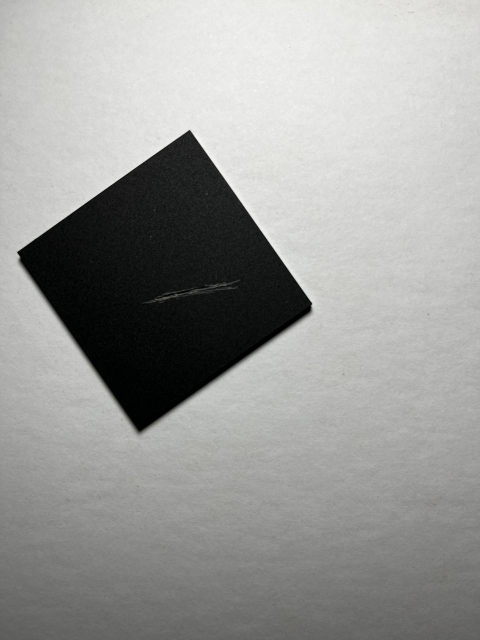
#> input picture data/Hoja/Iluminacion45/hoja45_01.jpg, 960 x 1280 px (shown at 1/2 size); its folder holds only this picture in this run
$ python -i Preprocesamiento.py   (imports and definitions only)   (older library calls are emulated)
#> lines starting #> are read from the running program, lines starting #| are printed output that depends on the picture
### src/utils_logging.py
"""
Utilidades de logging y dump de imágenes intermedias para modo --debug.

Centraliza la creación de loggers por bloque y permite escribir imágenes
de depuración en una carpeta por imagen procesada, sin contaminar los
módulos de procesamiento con código de I/O.
"""

from __future__ import annotations

import logging
from pathlib import Path
from typing import Optional

import cv2
import numpy as np

from . import config


_LOGGERS: dict[str, logging.Logger] = {}
_DEBUG_DIR: Optional[Path] = None
_DEBUG_ENABLED: bool = False


def get_logger(name: str) -> logging.Logger:
    """Devuelve (o crea) un logger por nombre con formato uniforme.

    Bloque: transversal. Usado por todos los módulos para evitar `print`.
    """
    if name in _LOGGERS:
        return _LOGGERS[name]

    logger = logging.getLogger(name)
    if not logger.handlers:
        handler = logging.StreamHandler()
        handler.setFormatter(
            logging.Formatter(config.LOG_FORMAT, datefmt=config.LOG_DATEFMT)
        )
        logger.addHandler(handler)
        logger.propagate = False
    logger.setLevel(logging.INFO)
    _LOGGERS[name] = logger
    return logger


# [12 lines left out: function set_debug, not called in this run]


def is_debug() -> bool:
    return _DEBUG_ENABLED


# [39 lines left out: functions _debug_subdir, dump_debug_image, dump_debug_plot, not called in this run]

### src/Preprocesamiento.py
"""
Bloque 2 — Preprocesamiento.

Responsabilidades:
1) Diagnosticar las condiciones de iluminación a partir del histograma
   de la imagen y, si son inadecuadas, corregirlas con CLAHE.
2) Estimar el ruido y aplicar filtro de mediana si el ruido es de tipo
   impulsivo (a lo que la mediana es óptima).

Fundamento teórico:
- Histograma: distribución de niveles de gris/luminancia. Una imagen
  subexpuesta concentra masa en niveles bajos; sobreexpuesta en altos;
  contraste pobre tiene baja desviación estándar. Estos diagnósticos
  son numéricamente simples e interpretables.
- CLAHE (Contrast Limited Adaptive Histogram Equalization, Zuiderveld
  1994): ecualización por tiles que limita la amplificación de ruido.
  Se aplica sobre el canal L de Lab para preservar la cromaticidad.
- Filtro mediana: óptimo bajo ruido impulsivo (sal y pimienta).
  Aplicar mediana cuando el ruido es gaussiano suave es contraproducente
  porque también suaviza estructuras finas (rayados). Por eso se gatilla
  sólo si el estimador (MAD del Laplaciano) supera un umbral.
"""

from __future__ import annotations

from typing import Tuple

import cv2
import numpy as np
from scipy.stats import kurtosis

from . import config
from .utils_logging import get_logger, dump_debug_image, dump_debug_plot, is_debug

_log = get_logger("preprocesamiento")


# ─── Análisis de iluminación ────────────────────────────────────────────────

def analizar_iluminacion(img_bgr: np.ndarray) -> dict:
    """Calcula histograma y diagnostica iluminación.

    Bloque: 2 (Preprocesamiento).

    Fundamento: el histograma del canal de luminancia resume globalmente
    la distribución tonal de la escena. Estadísticos sencillos (media,
    desviación, % de píxeles oscuros/claros) bastan para discriminar
    sub/sobreexposición y bajo contraste.

    Parameters
    ----------
    img_bgr : np.ndarray
        Imagen BGR uint8.

    Returns
    -------
    dict
        {diagnostico, media, std, pct_oscuros, pct_claros, requiere_correccion,
         histograma_L (lista de 256 enteros)}.
    """
    lab = cv2.cvtColor(img_bgr, cv2.COLOR_BGR2LAB)
    L = lab[:, :, 0]
    hist = cv2.calcHist([L], [0], None, [config.HIST_BINS], [0, 256]).flatten()
    total = float(L.size)

    media = float(L.mean())
    std = float(L.std())
    pct_oscuros = float((L <= config.EXPOSURE_DARK_THRESH).sum()) / total * 100.0
    pct_claros = float((L >= config.EXPOSURE_BRIGHT_THRESH).sum()) / total * 100.0

    diagnostico = "ok"
    if pct_oscuros > config.EXPOSURE_LOW_PCT and media < config.MEAN_OK_MIN:
        diagnostico = "subexpuesta"
    elif pct_claros > config.EXPOSURE_HIGH_PCT and media > config.MEAN_OK_MAX:
        diagnostico = "sobreexpuesta"
    elif std < config.STD_OK_MIN:
        diagnostico = "contraste_bajo"

    requiere_correccion = diagnostico != "ok"

    out = {
        "diagnostico": diagnostico,
        "media": round(media, 2),
        "std": round(std, 2),
        "pct_oscuros": round(pct_oscuros, 2),
        "pct_claros": round(pct_claros, 2),
        "requiere_correccion": requiere_correccion,
        "histograma_L": hist.astype(int).tolist(),
    }
    _log.info(
        "iluminación: %s (media=%.1f std=%.1f oscuros=%.1f%% claros=%.1f%%)",
        diagnostico, media, std, pct_oscuros, pct_claros,
    )
    return out


def corregir_iluminacion(img_bgr: np.ndarray, diag: dict) -> np.ndarray:
    """Aplica CLAHE sobre el canal L de Lab si el diagnóstico lo indica.

    Bloque: 2. Fundamento: CLAHE evita amplificar ruido típica de una
    ecualización global; trabajar en Lab preserva la cromaticidad.

    Si `diag["requiere_correccion"]` es False, devuelve la imagen original.
    """
    if not diag.get("requiere_correccion", False):
        return img_bgr.copy()

    lab = cv2.cvtColor(img_bgr, cv2.COLOR_BGR2LAB)
    L, a, b = cv2.split(lab)
    clahe = cv2.createCLAHE(
        clipLimit=config.CLAHE_CLIP_LIMIT,
        tileGridSize=config.CLAHE_TILE_GRID,
    )
    L_eq = clahe.apply(L)
    lab_eq = cv2.merge((L_eq, a, b))
    out = cv2.cvtColor(lab_eq, cv2.COLOR_LAB2BGR)
    _log.info("CLAHE aplicado (clip=%.1f tile=%s)",
              config.CLAHE_CLIP_LIMIT, config.CLAHE_TILE_GRID)
    return out


# ─── Estimación y reducción de ruido ────────────────────────────────────────

def estimar_ruido(img_bgr: np.ndarray) -> dict:
    """Estima sigma de ruido y detecta carácter impulsivo.

    Bloque: 2. Fundamento: la magnitud del Laplaciano de una imagen sin
    ruido es pequeña en zonas planas; el MAD (Median Absolute Deviation)
    del Laplaciano es un estimador robusto del ruido. Una kurtosis alta
    sugiere distribución con colas pesadas, típica de ruido impulsivo
    (sal y pimienta).
    """
    gray = cv2.cvtColor(img_bgr, cv2.COLOR_BGR2GRAY)
    lap = cv2.Laplacian(gray, cv2.CV_64F, ksize=3)
    mad = float(np.median(np.abs(lap - np.median(lap))))
    # convertir MAD a sigma equivalente normal: sigma ≈ MAD / 0.6745
    sigma_est = mad / 0.6745
    kurt = float(kurtosis(lap.ravel()))
    # Heurística: impulsivo si MAD alto y kurtosis alta.
    impulsivo = (mad > config.NOISE_MAD_THRESHOLD) and (kurt > 3.0)

    out = {
        "mad_laplaciano": round(mad, 3),
        "sigma_estimado": round(sigma_est, 3),
        "kurtosis": round(kurt, 3),
        "es_impulsivo": bool(impulsivo),
    }
    _log.info("ruido: MAD=%.2f sigma≈%.2f kurt=%.2f impulsivo=%s",
              mad, sigma_est, kurt, impulsivo)
    return out


def reducir_ruido(img_bgr: np.ndarray, diag_ruido: dict) -> Tuple[np.ndarray, dict]:
    """Aplica filtro de mediana si el ruido detectado es impulsivo.

    Bloque: 2. Fundamento: la mediana es un estimador robusto, óptimo
    bajo ruido impulsivo, y preserva bordes mejor que un gaussiano.
    Para ruido gaussiano leve no se aplica nada (evitamos suavizar
    rayados finos que detectaremos luego).
    """
    info = {"filtro": "ninguno", "kernel": 0}
    if not diag_ruido.get("es_impulsivo", False):
        _log.info("no se aplica filtro (ruido no impulsivo)")
        return img_bgr.copy(), info

    k = config.MEDIAN_KERNEL
    if diag_ruido.get("mad_laplaciano", 0) > config.NOISE_HIGH_THRESHOLD:
        k = config.MEDIAN_KERNEL_HIGH
    out = cv2.medianBlur(img_bgr, k)
    info = {"filtro": "mediana", "kernel": k}
    _log.info("mediana aplicada (kernel=%d)", k)
    return out, info


# ─── Pipeline compuesto ─────────────────────────────────────────────────────

def preprocesar(img_bgr: np.ndarray, image_stem: str = "frame") -> Tuple[np.ndarray, dict]:
    """Compone los pasos del bloque 2 y devuelve imagen + diagnóstico unificado.

    Bloque: 2 (Preprocesamiento).
    """
    diag_il = analizar_iluminacion(img_bgr)
    img_il = corregir_iluminacion(img_bgr, diag_il)
    diag_n = estimar_ruido(img_il)
    img_out, info_filtro = reducir_ruido(img_il, diag_n)

    if is_debug():
        dump_debug_image(image_stem, "02a_imagen_corregida_clahe", img_il)
        dump_debug_image(image_stem, "02b_imagen_filtrada", img_out)
        _dump_histograma(image_stem, img_bgr, img_out)

    diag = {
        "iluminacion": diag_il,
        "ruido": diag_n,
        "filtro_aplicado": info_filtro,
    }
    return img_out, diag


def _dump_histograma(image_stem: str, antes_bgr: np.ndarray, despues_bgr: np.ndarray) -> None:
    """Guarda comparación de histogramas antes/después en modo debug."""
    try:
        import matplotlib
        matplotlib.use("Agg")
        import matplotlib.pyplot as plt
    except ImportError:
        return

    L_antes = cv2.cvtColor(antes_bgr, cv2.COLOR_BGR2LAB)[:, :, 0]
    L_desp = cv2.cvtColor(despues_bgr, cv2.COLOR_BGR2LAB)[:, :, 0]
    fig, axes = plt.subplots(1, 2, figsize=(10, 3))
    axes[0].hist(L_antes.ravel(), bins=256, range=(0, 256), color="steelblue")
    axes[0].set_title("Histograma L (entrada)")
    axes[1].hist(L_desp.ravel(), bins=256, range=(0, 256), color="seagreen")
    axes[1].set_title("Histograma L (preprocesada)")
    for ax in axes:
        ax.set_xlabel("nivel")
        ax.set_ylabel("frecuencia")
    fig.tight_layout()
    dump_debug_plot(image_stem, "02c_histogramas", fig)
    plt.close(fig)

>>> import cv2
>>> picture = cv2.imread('../data/Hoja/Iluminacion45/hoja45_01.jpg')
#> picture is the input picture: shape (1280, 960, 3); mean B, G, R 153.3, 155.3, 155
>>> result = preprocesar(picture)
#> in analizar_iluminacion, `lab = cv2.cvtColor(img_bgr, cv2.COLOR_BGR2LAB)`: lab: shape (1280, 960, 3); mean of channels 0, 1, 2 160.1, 127.7, 129
#> in analizar_iluminacion, `hist = cv2.calcHist([L], [0], None, [config.HIST_BINS], [0, 256]).flat..`: hist = 256 values, max 27378 at index 236, min 0 at index 4, mean 4800
#> in analizar_iluminacion, `media = float(L.mean())`: media = 160.1
#> in analizar_iluminacion, `std = float(L.std())`: std = 71.18
#> in analizar_iluminacion, `pct_oscuros = float((L <= config.EXPOSURE_DARK_THRESH).sum()) / total ..`: pct_oscuros = 12.46
#> in analizar_iluminacion, `pct_claros = float((L >= config.EXPOSURE_BRIGHT_THRESH).sum()) / total..`: pct_claros = 11.38
#> in preprocesar, `diag_il = analizar_iluminacion(img_bgr)`: diag_il = 7 items
#> in estimar_ruido, `lap = cv2.Laplacian(gray, cv2.CV_64F, ksize=3)`:
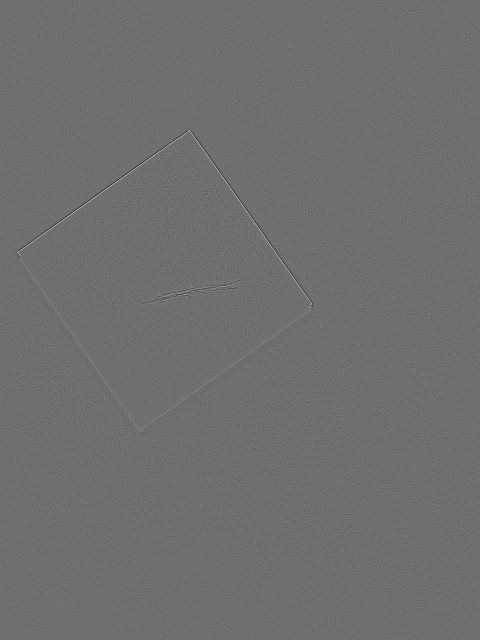
#> lap: shape (1280, 960) float64 (shown at 1/2 size); min -506, max 646, mean 0; drawn with min black and max white
#> in estimar_ruido, `mad = float(np.median(np.abs(lap - np.median(lap))))`: mad = 6
#> in estimar_ruido, `sigma_est = mad / 0.6745`: sigma_est = 8.9
#> in estimar_ruido, `kurt = float(kurtosis(lap.ravel()))`: kurt = 114
#> in estimar_ruido, `impulsivo = (mad > config.NOISE_MAD_THRESHOLD) and (kurt > 3.0)`: impulsivo = True
#> in estimar_ruido, `out = { "mad_laplaciano": round(mad, 3), "sigma_estimado": round(sigma..`: out = {'mad_laplaciano': 6, 'sigma_estimado': 8.89, 'kurtosis': 114, 'es_impulsivo': True}
#> in preprocesar, `diag_n = estimar_ruido(img_il)`: diag_n has the same summary as out in estimar_ruido
#> in preprocesar, `img_out, info_filtro = reducir_ruido(img_il, diag_n)`: info_filtro = {'filtro': 'mediana', 'kernel': 3}
